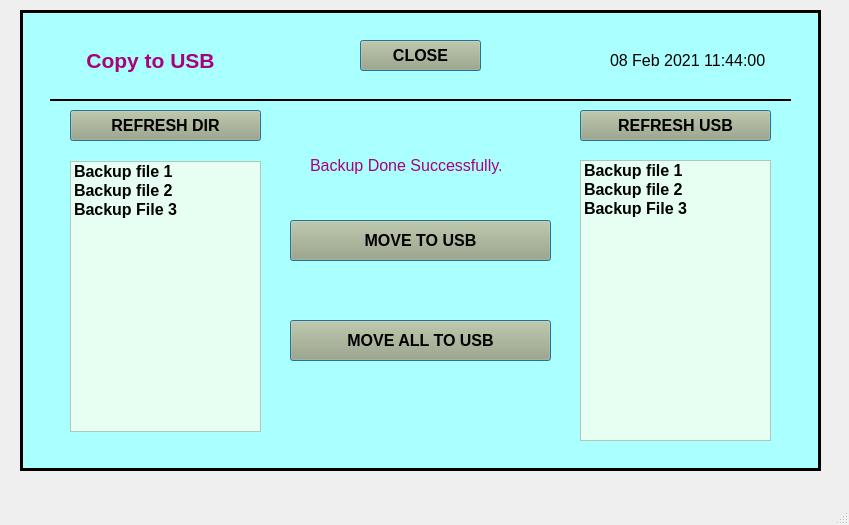
<?xml version="1.0" encoding="UTF-8"?>
<ui version="4.0">
 <class>MainWindow</class>
 <widget class="QMainWindow" name="MainWindow">
  <property name="geometry">
   <rect>
    <x>0</x>
    <y>0</y>
    <width>849</width>
    <height>525</height>
   </rect>
  </property>
  <property name="windowTitle">
   <string>MainWindow</string>
  </property>
  <widget class="QWidget" name="centralwidget">
   <widget class="QFrame" name="frame">
    <property name="geometry">
     <rect>
      <x>20</x>
      <y>10</y>
      <width>801</width>
      <height>461</height>
     </rect>
    </property>
    <property name="font">
     <font>
      <family>Arial</family>
      <pointsize>14</pointsize>
     </font>
    </property>
    <property name="autoFillBackground">
     <bool>false</bool>
    </property>
    <property name="styleSheet">
     <string notr="true">background-color: rgb(170, 255, 255);
</string>
    </property>
    <property name="frameShape">
     <enum>QFrame::Box</enum>
    </property>
    <property name="frameShadow">
     <enum>QFrame::Plain</enum>
    </property>
    <property name="lineWidth">
     <number>3</number>
    </property>
    <widget class="QLabel" name="label">
     <property name="geometry">
      <rect>
       <x>590</x>
       <y>30</y>
       <width>191</width>
       <height>41</height>
      </rect>
     </property>
     <property name="font">
      <font>
       <family>Arial</family>
       <pointsize>12</pointsize>
      </font>
     </property>
     <property name="text">
      <string>08 Feb 2021 11:44:00</string>
     </property>
    </widget>
    <widget class="QLabel" name="label_2">
     <property name="geometry">
      <rect>
       <x>290</x>
       <y>140</y>
       <width>241</width>
       <height>31</height>
      </rect>
     </property>
     <property name="font">
      <font>
       <family>Arial</family>
       <pointsize>12</pointsize>
      </font>
     </property>
     <property name="styleSheet">
      <string notr="true">color: rgb(170, 0, 127);</string>
     </property>
     <property name="text">
      <string>Backup Done Successfully.</string>
     </property>
    </widget>
    <widget class="QPushButton" name="pushButton_6">
     <property name="geometry">
      <rect>
       <x>270</x>
       <y>210</y>
       <width>261</width>
       <height>41</height>
      </rect>
     </property>
     <property name="font">
      <font>
       <family>Arial</family>
       <pointsize>12</pointsize>
       <weight>75</weight>
       <bold>true</bold>
      </font>
     </property>
     <property name="styleSheet">
      <string notr="true">background-color: rgb(170, 170, 127);
</string>
     </property>
     <property name="text">
      <string>MOVE TO USB</string>
     </property>
     <property name="autoDefault">
      <bool>true</bool>
     </property>
     <property name="default">
      <bool>true</bool>
     </property>
     <property name="flat">
      <bool>false</bool>
     </property>
    </widget>
    <widget class="Line" name="line">
     <property name="geometry">
      <rect>
       <x>30</x>
       <y>80</y>
       <width>741</width>
       <height>21</height>
      </rect>
     </property>
     <property name="frameShadow">
      <enum>QFrame::Plain</enum>
     </property>
     <property name="lineWidth">
      <number>2</number>
     </property>
     <property name="orientation">
      <enum>Qt::Horizontal</enum>
     </property>
    </widget>
    <widget class="QPushButton" name="pushButton_8">
     <property name="geometry">
      <rect>
       <x>340</x>
       <y>30</y>
       <width>121</width>
       <height>31</height>
      </rect>
     </property>
     <property name="font">
      <font>
       <family>Arial</family>
       <pointsize>12</pointsize>
       <weight>75</weight>
       <bold>true</bold>
      </font>
     </property>
     <property name="styleSheet">
      <string notr="true">background-color: rgb(170, 170, 127);
</string>
     </property>
     <property name="text">
      <string>CLOSE</string>
     </property>
     <property name="autoDefault">
      <bool>true</bool>
     </property>
     <property name="default">
      <bool>true</bool>
     </property>
     <property name="flat">
      <bool>false</bool>
     </property>
    </widget>
    <widget class="QLabel" name="label_4">
     <property name="geometry">
      <rect>
       <x>40</x>
       <y>30</y>
       <width>181</width>
       <height>41</height>
      </rect>
     </property>
     <property name="font">
      <font>
       <family>Arial</family>
       <pointsize>16</pointsize>
       <weight>75</weight>
       <bold>true</bold>
      </font>
     </property>
     <property name="styleSheet">
      <string notr="true">color: rgb(170, 0, 127);</string>
     </property>
     <property name="text">
      <string>Copy to USB</string>
     </property>
     <property name="alignment">
      <set>Qt::AlignCenter</set>
     </property>
    </widget>
    <widget class="QListWidget" name="listWidget">
     <property name="geometry">
      <rect>
       <x>50</x>
       <y>151</y>
       <width>191</width>
       <height>271</height>
      </rect>
     </property>
     <property name="styleSheet">
      <string notr="true">background-color: rgb(230, 255, 242);</string>
     </property>
     <item>
      <property name="text">
       <string>Backup file 1</string>
      </property>
      <property name="font">
       <font>
        <family>Arial</family>
        <pointsize>12</pointsize>
        <weight>75</weight>
        <bold>true</bold>
       </font>
      </property>
     </item>
     <item>
      <property name="text">
       <string>Backup file 2</string>
      </property>
      <property name="font">
       <font>
        <family>Arial</family>
        <pointsize>12</pointsize>
        <weight>75</weight>
        <bold>true</bold>
       </font>
      </property>
     </item>
     <item>
      <property name="text">
       <string>Backup File 3</string>
      </property>
      <property name="font">
       <font>
        <family>Arial</family>
        <pointsize>12</pointsize>
        <weight>75</weight>
        <bold>true</bold>
       </font>
      </property>
     </item>
    </widget>
    <widget class="QPushButton" name="pushButton_9">
     <property name="geometry">
      <rect>
       <x>50</x>
       <y>100</y>
       <width>191</width>
       <height>31</height>
      </rect>
     </property>
     <property name="font">
      <font>
       <family>Arial</family>
       <pointsize>12</pointsize>
       <weight>75</weight>
       <bold>true</bold>
      </font>
     </property>
     <property name="styleSheet">
      <string notr="true">background-color: rgb(170, 170, 127);
</string>
     </property>
     <property name="text">
      <string>REFRESH DIR</string>
     </property>
     <property name="autoDefault">
      <bool>true</bool>
     </property>
     <property name="default">
      <bool>true</bool>
     </property>
     <property name="flat">
      <bool>false</bool>
     </property>
    </widget>
    <widget class="QListWidget" name="listWidget_2">
     <property name="geometry">
      <rect>
       <x>560</x>
       <y>150</y>
       <width>191</width>
       <height>281</height>
      </rect>
     </property>
     <property name="styleSheet">
      <string notr="true">background-color: rgb(230, 255, 242);</string>
     </property>
     <item>
      <property name="text">
       <string>Backup file 1</string>
      </property>
      <property name="font">
       <font>
        <family>Arial</family>
        <pointsize>12</pointsize>
        <weight>75</weight>
        <bold>true</bold>
       </font>
      </property>
     </item>
     <item>
      <property name="text">
       <string>Backup file 2</string>
      </property>
      <property name="font">
       <font>
        <family>Arial</family>
        <pointsize>12</pointsize>
        <weight>75</weight>
        <bold>true</bold>
       </font>
      </property>
     </item>
     <item>
      <property name="text">
       <string>Backup File 3</string>
      </property>
      <property name="font">
       <font>
        <family>Arial</family>
        <pointsize>12</pointsize>
        <weight>75</weight>
        <bold>true</bold>
       </font>
      </property>
     </item>
    </widget>
    <widget class="QPushButton" name="pushButton_10">
     <property name="geometry">
      <rect>
       <x>560</x>
       <y>100</y>
       <width>191</width>
       <height>31</height>
      </rect>
     </property>
     <property name="font">
      <font>
       <family>Arial</family>
       <pointsize>12</pointsize>
       <weight>75</weight>
       <bold>true</bold>
      </font>
     </property>
     <property name="styleSheet">
      <string notr="true">background-color: rgb(170, 170, 127);
</string>
     </property>
     <property name="text">
      <string>REFRESH USB</string>
     </property>
     <property name="autoDefault">
      <bool>true</bool>
     </property>
     <property name="default">
      <bool>true</bool>
     </property>
     <property name="flat">
      <bool>false</bool>
     </property>
    </widget>
    <widget class="QPushButton" name="pushButton_14">
     <property name="geometry">
      <rect>
       <x>270</x>
       <y>310</y>
       <width>261</width>
       <height>41</height>
      </rect>
     </property>
     <property name="font">
      <font>
       <family>Arial</family>
       <pointsize>12</pointsize>
       <weight>75</weight>
       <bold>true</bold>
      </font>
     </property>
     <property name="styleSheet">
      <string notr="true">background-color: rgb(170, 170, 127);
</string>
     </property>
     <property name="text">
      <string>MOVE ALL TO USB</string>
     </property>
     <property name="autoDefault">
      <bool>true</bool>
     </property>
     <property name="default">
      <bool>true</bool>
     </property>
     <property name="flat">
      <bool>false</bool>
     </property>
    </widget>
   </widget>
  </widget>
  <widget class="QMenuBar" name="menubar">
   <property name="geometry">
    <rect>
     <x>0</x>
     <y>0</y>
     <width>849</width>
     <height>21</height>
    </rect>
   </property>
  </widget>
  <widget class="QStatusBar" name="statusbar"/>
 </widget>
 <resources/>
 <connections/>
</ui>
